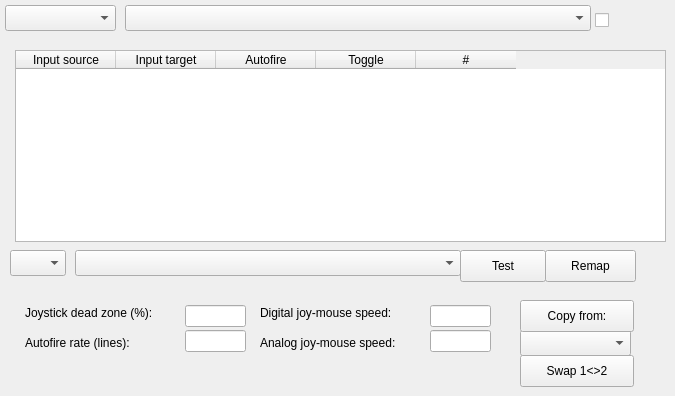
      <widget class="QWidget" name="tab_host_input">
       <attribute name="title">
        <string>Input</string>
       </attribute>
       <widget class="QComboBox" name="IDC_INPUTTYPE">
        <property name="geometry">
         <rect>
          <x>5</x>
          <y>5</y>
          <width>111</width>
          <height>26</height>
         </rect>
        </property>
       </widget>
       <widget class="QComboBox" name="IDC_INPUTDEVICE">
        <property name="geometry">
         <rect>
          <x>125</x>
          <y>5</y>
          <width>466</width>
          <height>26</height>
         </rect>
        </property>
       </widget>
       <widget class="QCheckBox" name="IDC_INPUTDEVICEDISABLE">
        <property name="geometry">
         <rect>
          <x>595</x>
          <y>10</y>
          <width>26</width>
          <height>20</height>
         </rect>
        </property>
        <property name="text">
         <string/>
        </property>
       </widget>
       <widget class="QTableWidget" name="IDC_INPUTLIST">
        <property name="geometry">
         <rect>
          <x>15</x>
          <y>50</y>
          <width>651</width>
          <height>192</height>
         </rect>
        </property>
        <column>
         <property name="text">
          <string>Input source</string>
         </property>
        </column>
        <column>
         <property name="text">
          <string>Input target</string>
         </property>
        </column>
        <column>
         <property name="text">
          <string>Autofire</string>
         </property>
        </column>
        <column>
         <property name="text">
          <string>Toggle</string>
         </property>
        </column>
        <column>
         <property name="text">
          <string>#</string>
         </property>
        </column>
       </widget>
       <widget class="QComboBox" name="IDC_INPUTAMIGACNT">
        <property name="geometry">
         <rect>
          <x>10</x>
          <y>250</y>
          <width>56</width>
          <height>26</height>
         </rect>
        </property>
       </widget>
       <widget class="QComboBox" name="IDC_INPUTAMIGA">
        <property name="geometry">
         <rect>
          <x>75</x>
          <y>250</y>
          <width>386</width>
          <height>26</height>
         </rect>
        </property>
       </widget>
       <widget class="QPushButton" name="IDC_INPUTTEST">
        <property name="geometry">
         <rect>
          <x>460</x>
          <y>250</y>
          <width>86</width>
          <height>32</height>
         </rect>
        </property>
        <property name="text">
         <string>Test</string>
        </property>
       </widget>
       <widget class="QPushButton" name="IDC_INPUTREMAP">
        <property name="geometry">
         <rect>
          <x>545</x>
          <y>250</y>
          <width>91</width>
          <height>32</height>
         </rect>
        </property>
        <property name="text">
         <string>Remap</string>
        </property>
       </widget>
       <widget class="QLabel" name="label_6">
        <property name="geometry">
         <rect>
          <x>25</x>
          <y>305</y>
          <width>151</width>
          <height>16</height>
         </rect>
        </property>
        <property name="text">
         <string>Joystick dead zone (%):</string>
        </property>
       </widget>
       <widget class="QLabel" name="label_38">
        <property name="geometry">
         <rect>
          <x>25</x>
          <y>335</y>
          <width>151</width>
          <height>16</height>
         </rect>
        </property>
        <property name="text">
         <string>Autofire rate (lines):</string>
        </property>
       </widget>
       <widget class="QLineEdit" name="IDC_INPUTDEADZONE">
        <property name="geometry">
         <rect>
          <x>185</x>
          <y>305</y>
          <width>61</width>
          <height>22</height>
         </rect>
        </property>
       </widget>
       <widget class="QLineEdit" name="IDC_INPUTAUTOFIRERATE">
        <property name="geometry">
         <rect>
          <x>185</x>
          <y>330</y>
          <width>61</width>
          <height>22</height>
         </rect>
        </property>
       </widget>
       <widget class="QLabel" name="label_39">
        <property name="geometry">
         <rect>
          <x>260</x>
          <y>305</y>
          <width>166</width>
          <height>16</height>
         </rect>
        </property>
        <property name="text">
         <string>Digital joy-mouse speed:</string>
        </property>
       </widget>
       <widget class="QLineEdit" name="IDC_INPUTSPEEDD">
        <property name="geometry">
         <rect>
          <x>430</x>
          <y>305</y>
          <width>61</width>
          <height>22</height>
         </rect>
        </property>
       </widget>
       <widget class="QLabel" name="label_40">
        <property name="geometry">
         <rect>
          <x>260</x>
          <y>335</y>
          <width>166</width>
          <height>16</height>
         </rect>
        </property>
        <property name="text">
         <string>Analog joy-mouse speed:</string>
        </property>
       </widget>
       <widget class="QLineEdit" name="IDC_INPUTSPEEDA">
        <property name="geometry">
         <rect>
          <x>430</x>
          <y>330</y>
          <width>61</width>
          <height>22</height>
         </rect>
        </property>
       </widget>
       <widget class="QComboBox" name="IDC_INPUTCOPYFROM">
        <property name="geometry">
         <rect>
          <x>520</x>
          <y>330</y>
          <width>111</width>
          <height>26</height>
         </rect>
        </property>
       </widget>
       <widget class="QPushButton" name="IDC_INPUTCOPY">
        <property name="geometry">
         <rect>
          <x>520</x>
          <y>300</y>
          <width>114</width>
          <height>32</height>
         </rect>
        </property>
        <property name="text">
         <string>Copy from:</string>
        </property>
       </widget>
       <widget class="QPushButton" name="IDC_INPUTSWAP">
        <property name="geometry">
         <rect>
          <x>520</x>
          <y>355</y>
          <width>114</width>
          <height>32</height>
         </rect>
        </property>
        <property name="text">
         <string>Swap 1&lt;&gt;2</string>
        </property>
       </widget>
      </widget>
